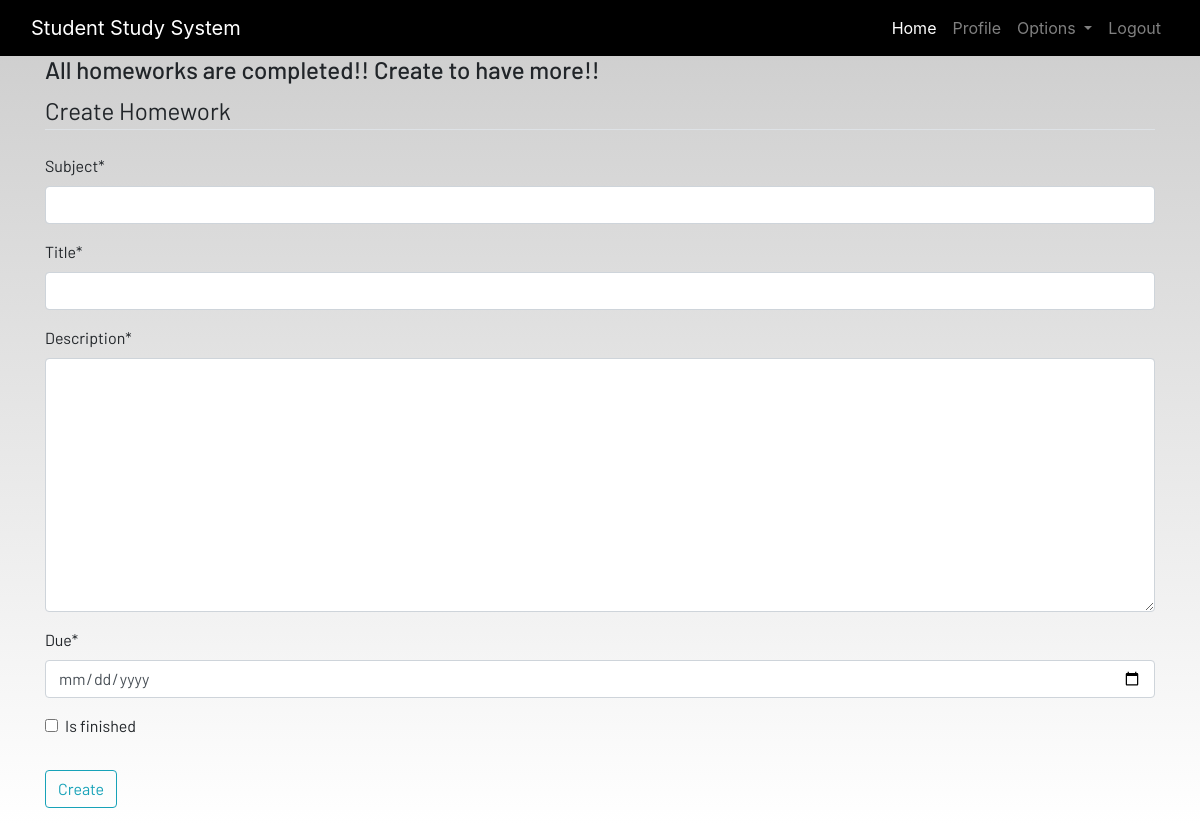
Page /homework/ (signed in) on the earlier database version.
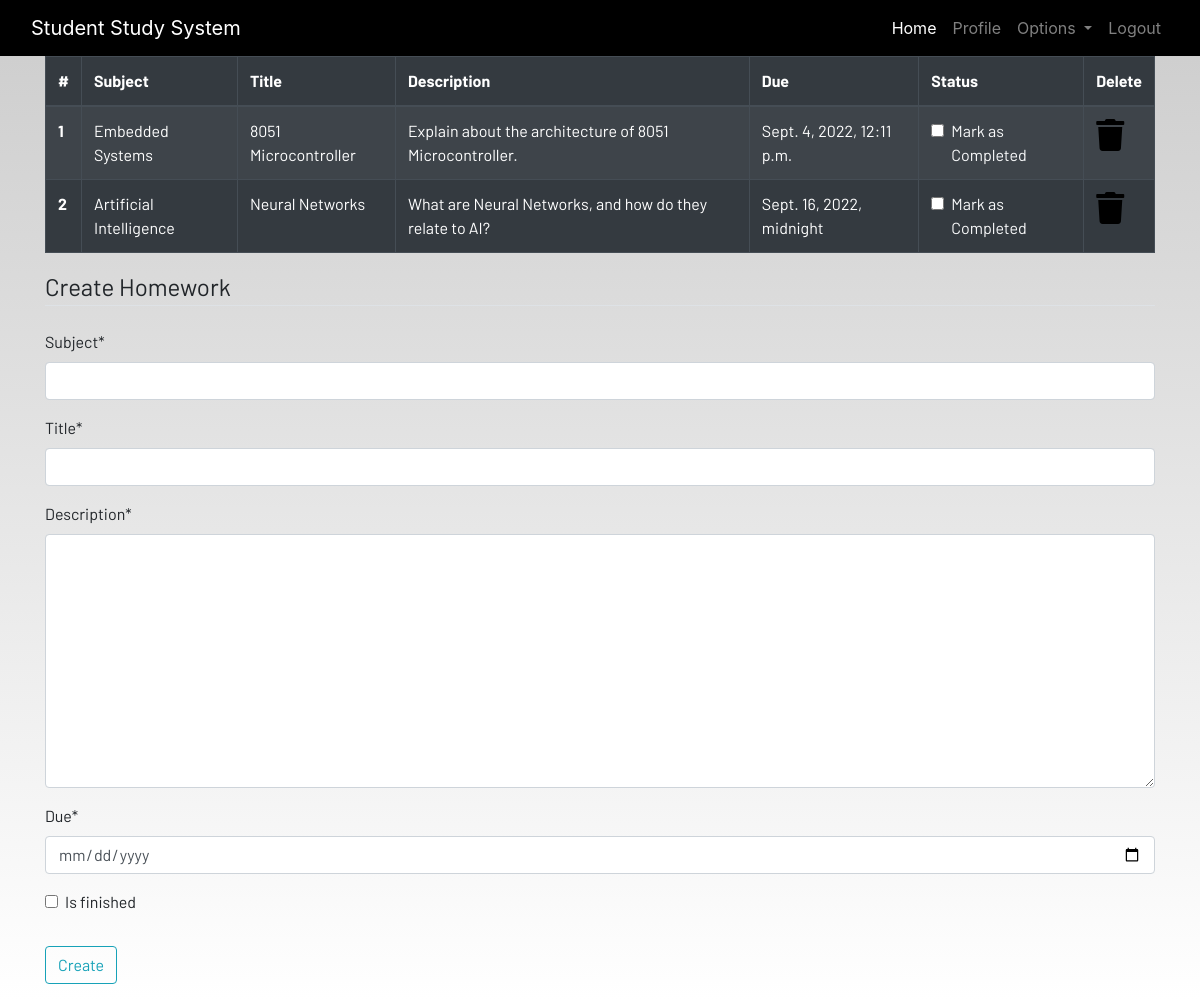
Same page on the later database version.
### dashboard/models.py (models this page shows, shortened)
class Homework(models.Model):
    user = models.ForeignKey(User,on_delete=models.CASCADE)
    subject = models.CharField(max_length=60)
    title = models.CharField(max_length=100)
    description = models.TextField()
    due = models.DateTimeField()
    is_finished = models.BooleanField(default=False)

### dashboard/views.py (the view)
# urls.py: path('homework/',views.homework,name='homework'),
@login_required
def homework(request):
    if request.method == 'POST':
        form = HomeworkForm(request.POST)
        if form.is_valid():
            try:
                finished = request.POST['is_finished']
                if finished == 'on':
                    finished = True
                else:
                    finished = False
            except:
                finished = False
            homeworks = Homework(
                user = request.user,
                subject = request.POST['subject'],
                title = request.POST['title'],
                description = request.POST['description'],
                due = request.POST['due'],
                is_finished = finished
            )
            homeworks.save()
            messages.success(request,f"Homework added from {request.user.username.title()}")
    else:
        form = HomeworkForm()
    homework = Homework.objects.filter(user=request.user)
    if len(homework) == 0:
        homework_done = True
    else:
        homework_done = False
    context = {
        'homeworks':homework,
        'homework_done':homework_done,
        'form':form
        }
    return render(request,'dashboard/homework.html',context)

### dashboard/forms.py
class HomeworkForm(forms.ModelForm):
    class Meta:
        model = Homework
        widgets = {'due':DateInput()}
        fields = ['subject','title','description','due','is_finished']

### dashboard/templates/dashboard/homework.html (shortened to what this page needs)
{% extends 'dashboard/base.html' %}
{% load static %}
{% load crispy_forms_tags %}
{% block content %}
<div class="container">
    {% if not homework_done %}
    <table class="table table-striped table-bordered table-hover table-dark">
        <thead>
            <tr>
                <th scope="col">#</th>
                <th scope="col">Subject</th>
                <th scope="col">Title</th>
                <th scope="col">Description</th>
                <th scope="col">Due</th>
                <th scope="col">Status</th>
                <th scope="col">Delete</th>
            </tr>
        </thead>
        <tbody>
            {% for homework in homeworks %}
            <tr>
                <th scope="row">{{forloop.counter}}</th>
                <td>{{homework.subject}}</td>
                <td>{{homework.title}}</td>
                <td>{{homework.description}}</td>
                <td>{{homework.due}}</td>
                <td>
                    <a href="{% url 'update_homework' homework.id %}">
                        <div class="form-check">
                            {% if homework.is_finished == True %}
                            <input class="form-check-input" type="checkbox" value="" checked>
                            {% else %}
                            <input class="form-check-input" type="checkbox" value="">
                            {% endif %}
                            <label class="form-check-label text-light" for="flexCheckDefault">
                                Mark as Completed
                            </label>
                        </div>
                    </a>
                </td>
                <td><a href="{% url 'delete_homework' homework.id %}"><i class="fa fa-trash fa-2x"></i></a></td>
            </tr>
            {% endfor %}
        </tbody>
    </table>
    {% else %}
    <h4>All homeworks are completed!! Create to have more!!</h4>
    {% endif %}
</div>
<div class=" container">
    <form method="POST">
        <fieldset class="form-group">
            {{form|crispy}}
            <legend class="border-bottom mb-4">Create Homework</legend>
        </fieldset>
        <div class="form-group">
            <button href="" class="btn btn-outline-info" type="submit">
                Create
            </button>
        </div>
    </form>
</div>
{% endblock content %}

### dashboard/templates/dashboard/base.html (shortened to what this page needs)
<!DOCTYPE html>
{% load static %}
<html lang="en">
<head>
  <link rel="stylesheet" href="https://stackpath.bootstrapcdn.com/bootstrap/4.3.1/css/bootstrap.min.css"
 />
  <link rel="stylesheet" href="https://use.fontawesome.com/releases/v5.7.2/css/all.css"
 />
  <link rel="stylesheet" href="{% static 'css/main.css' %}" />
</head>
<body>
  <header>
    <nav class="navbar navbar-expand-lg navbar-dark bg-dark">
      <div class="container-fluid">
        <a class="navbar-brand" href="{% url 'home' %}">Student Study System</a>
        <div class="collapse navbar-collapse justify-content-end" id="navbarSupportedContent">
          <ul class="navbar-nav mb-2 mb-lg-0">
            <li class="nav-item">
              <a class="nav-link active" aria-current="page" href="{% url 'home' %}">Home</a>
            </li>
            {% if request.user.is_authenticated %}
            <li class="nav-item">
              <a class="nav-link" href="{% url 'profile' %}">Profile</a>
            </li>
            <li class="nav-item dropdown">
              <a class="nav-link dropdown-toggle" href="#" id="navbarDropdown" role="button" data-toggle="dropdown"
                aria-haspopup="true" aria-expanded="false">
                Options
              </a>
            </li>
            <li class="nav-item">
              <a class="nav-link" href="{% url 'logout' %}">Logout</a>
            </li>
            {% endif %}
          </ul>
        </div>
      </div>
    </nav>
  </header>
  <main>
{% block content %}
{% endblock content %}
  </main>
</body>
</html>

### static/css/main.css (style rules this page uses)
html { scroll-behavior: smooth; height: 100%; width: 100%; }
main { font-family: Barlow, Quicksand, Rubik, sans-serif, serif, 'Times New Roman', Times, serif !important; }
.navbar { background-color: rgb(0, 0, 0) !important; }
a { text-decoration: none !important; color: black; }
html, body { max-width: 100%; overflow-x: hidden; height: 100%; width: 100%; }
body { background: linear-gradient(rgba(0, 0, 0, 0.2), rgba(255, 255, 255, 0.5)); overflow-x: hidden; background-repeat: no-repeat; }
.fa { color: black; }

Differences in the rows shown:
added Homework: subject "Embedded Systems", title "8051 Microcontroller", description "Explain about the architecture of 8051 Microcontroller.", due "Sept. 4, 2022, 12:11 p.m."
added Homework: subject "Artificial Intelligence", title "Neural Networks", description "What are Neural Networks, and how do they relate to AI?", due "Sept. 16, 2022, midnight"
Other differences:
text no longer shown: "All homeworks are completed!! Create to have more!!"
text now shown: "# Subject Title Description Due Status Delete"
